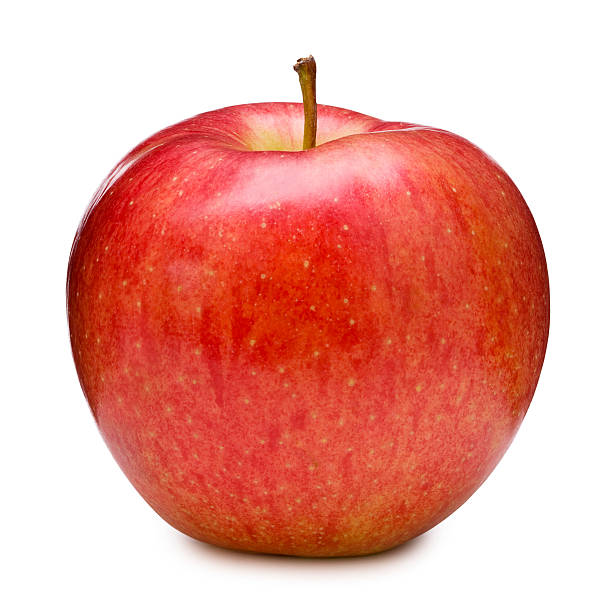
#> input picture EXP_3 EXECUTE EDGE DETECTION OPERATION WITH AN IMAGE/sample.jpg, 612 x 612 px
$ python 'edge detection.py'
#> lines starting #> are read from the running program, lines starting #| are printed output that depends on the picture; after the words box and inside, x2 and y2 are one past the last pixel; in counts of white or black regions, pixels touching at a corner belong together
import cv2

img = cv2.imread("sample.jpg")  # Read image
#> img is the input picture: shape (612, 612, 3); mean B, G, R 157.2, 167.1, 234.1

# Setting parameter values
t_lower = 50  # Lower Threshold
t_upper = 150  # Upper threshold

# Applying the Canny Edge filter
edge = cv2.Canny(img, t_lower, t_upper)
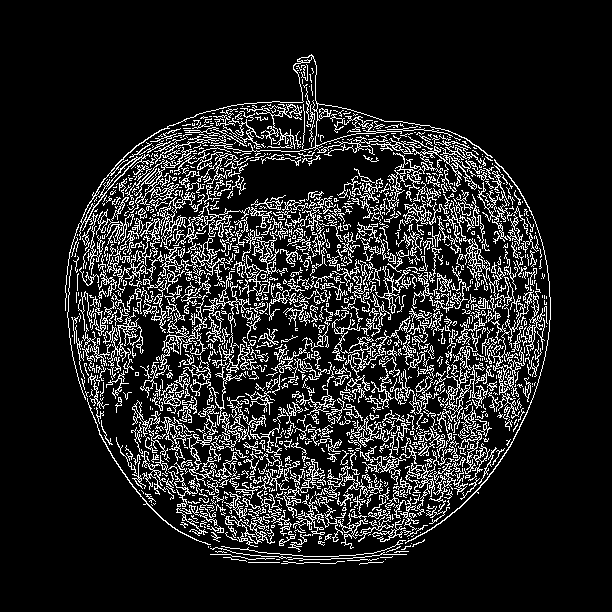
#> edge: shape (612, 612); 13.5% white in thin lines or dots, all inside (x1, y1, x2, y2) = (65, 54, 551, 565)

cv2.imshow('original', img)
cv2.imshow('edge', edge)
cv2.waitKey(0)
cv2.destroyAllWindows()
